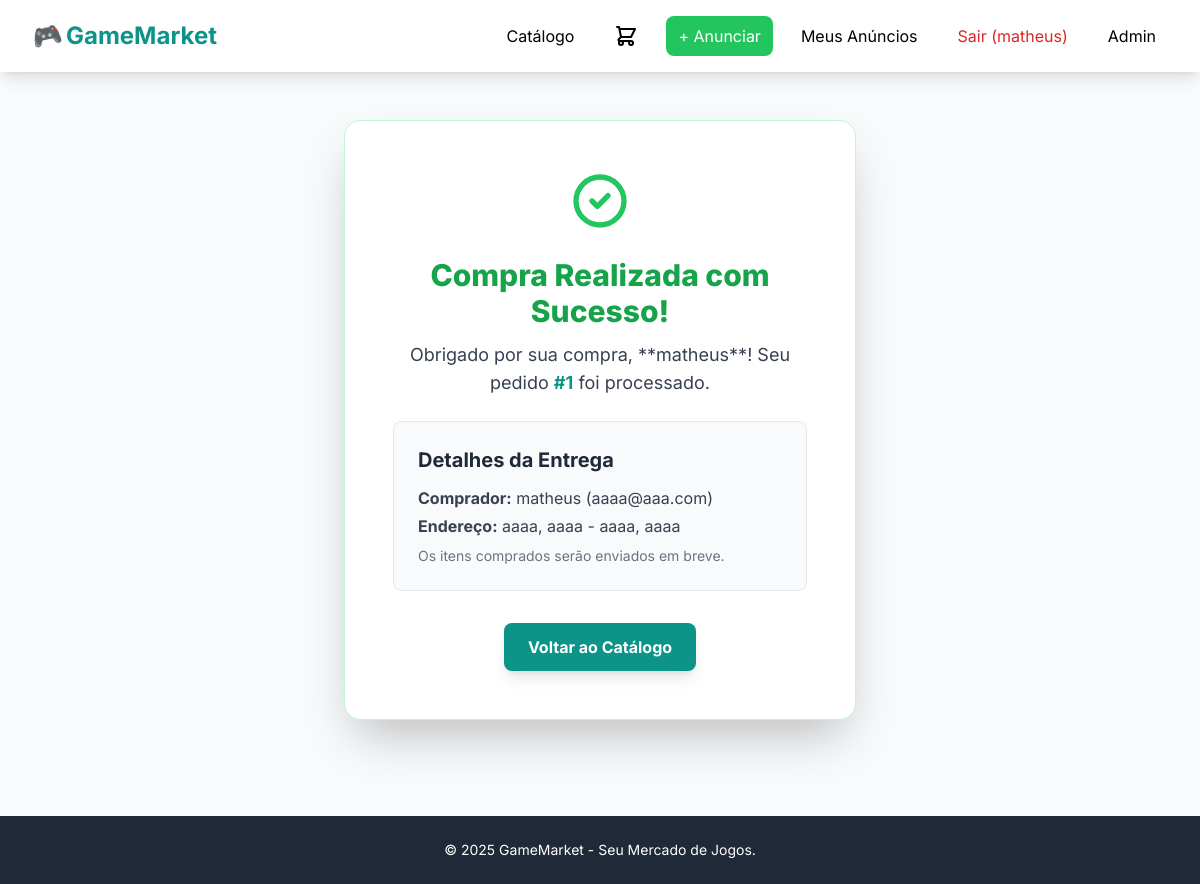
/compra-sucesso/1/ (signed in), run on the app's committed database.
### market/models.py (models this page shows, shortened)
class Pedido(models.Model):
    comprador = models.ForeignKey(User, on_delete=models.SET_NULL, null=True, related_name='pedidos_comprados', verbose_name="Comprador")
    vendedor_original = models.ForeignKey(User, on_delete=models.SET_NULL, null=True, related_name='pedidos_vendidos', verbose_name="Vendedor Original")
    produto_nome = models.CharField(max_length=200, verbose_name="Produto Comprado")
    produto_preco = models.DecimalField(max_digits=10, decimal_places=2, verbose_name="Preço da Compra")
    data_compra = models.DateTimeField(auto_now_add=True)
    nome_completo = models.CharField(max_length=100)
    email = models.EmailField()
    endereco = models.CharField(max_length=255)
    cidade = models.CharField(max_length=100)
    estado = models.CharField(max_length=50)
    cep = models.CharField(max_length=10)
    class Meta:
        verbose_name = "Pedido"
        verbose_name_plural = "Pedidos"
        ordering = ['-data_compra']

### market/views.py (the view)
# urls.py: path('compra-sucesso/<int:pedido_id>/', views.checkout_success, name='checkout_success'),
def checkout_success(request, pedido_id):
    pedido = get_object_or_404(Pedido, pk=pedido_id, comprador=request.user)
    context = {
        'pedido': pedido
    }
    return render(request, 'market/checkout_success.html', context)

### market/templates/market/checkout_success.html (shortened to what this page needs)
{% extends "market/base.html" %}
{% block content %}
<div class="max-w-xl mx-auto px-4 sm:px-6 lg:px-8 py-12 text-center">
    <div class="bg-white p-8 md:p-12 rounded-2xl shadow-2xl border border-green-200">
        <svg class="w-16 h-16 text-green-500 mx-auto mb-6" fill="none" stroke="currentColor" viewBox="0 0 24 24" xmlns="http://www.w3.org/2000/svg"><path stroke-linecap="round" stroke-linejoin="round" stroke-width="2" d="M9 12l2 2 4-4m6 2a9 9 0 11-18 0 9 9 0 0118 0z"></path></svg>
        <h1 class="text-3xl font-extrabold text-green-600 mb-3">Compra Realizada com Sucesso!</h1>
        <p class="text-lg text-gray-700 mb-6">
            Obrigado por sua compra, **{{ user.username }}**!
            Seu pedido <strong class="text-primary">#{{ pedido.pk }}</strong> foi processado.
        </p>
        <div class="text-left bg-gray-50 p-6 rounded-lg mb-8 border border-gray-200">
            <h2 class="text-xl font-bold text-gray-800 mb-3">Detalhes da Entrega</h2>
            <p class="text-gray-700 mb-1"><strong>Comprador:</strong> {{ pedido.nome_completo }} ({{ pedido.email }})</p>
            <p class="text-gray-700"><strong>Endereço:</strong> {{ pedido.endereco }}, {{ pedido.cidade }} - {{ pedido.estado }}, {{ pedido.cep }}</p>
            <p class="text-sm text-gray-500 mt-2">Os itens comprados serão enviados em breve.</p>
        </div>
        <a href="{% url 'market:product_list' %}" class="inline-block bg-primary hover:bg-teal-700 text-white font-bold py-3 px-6 rounded-lg transition duration-300 shadow-lg">
            Voltar ao Catálogo
        </a>
    </div>
</div>
{% endblock %}

### market/templates/market/_nav_links.html (shortened to what this page needs)
<a href="{% url 'market:product_list' %}" class="py-2 px-3 rounded-lg hover:bg-gray-100">
    Catálogo
</a>
{% if user.is_authenticated %}
    <a href="{% url 'market:cart_detail' %}" class="relative py-2 px-3 rounded-lg hover:bg-gray-100 flex items-center">
        <svg class="w-6 h-6" fill="none" stroke="currentColor">
            <path stroke-linecap="round" stroke-linejoin="round" stroke-width="2"
                  d="M3 3h2l.4 2M7 13h10l4-8H5.4M7 13L5.4 5M7 13l-2.293 2.293c-.63.63-.184 1.707.707 1.707H17m0 0a2 2 0 100 4 2 2 0 000-4zm-8 2a2 2 0 11-4 0 2 2 0 014 0z"/>
        </svg>
    </a>
    <a href="{% url 'market:create_product' %}" class="bg-green-500 text-white py-2 px-3 rounded-lg hover:bg-green-600">
        + Anunciar
    </a>
    <a href="{% url 'market:user_products' %}" class="py-2 px-3 rounded-lg hover:bg-gray-100">
        Meus Anúncios
    </a>
    <form method="post" action="{% url 'market:logout' %}">
        <button type="submit" class="py-2 px-3 rounded-lg text-red-600 hover:bg-gray-100">
            Sair ({{ user.username }})
        </button>
    </form>
{% endif %}
<a href="/admin/" class="py-2 px-3 rounded-lg hover:bg-gray-100">Admin</a>

### data on the page
Pedido: pk "1", nome_completo "matheus", email "aaaa@aaa.com", endereco "aaaa", cidade "aaaa", estado "aaaa", cep "aaaa"

### other printed values
{{ user.username }} "matheus"
